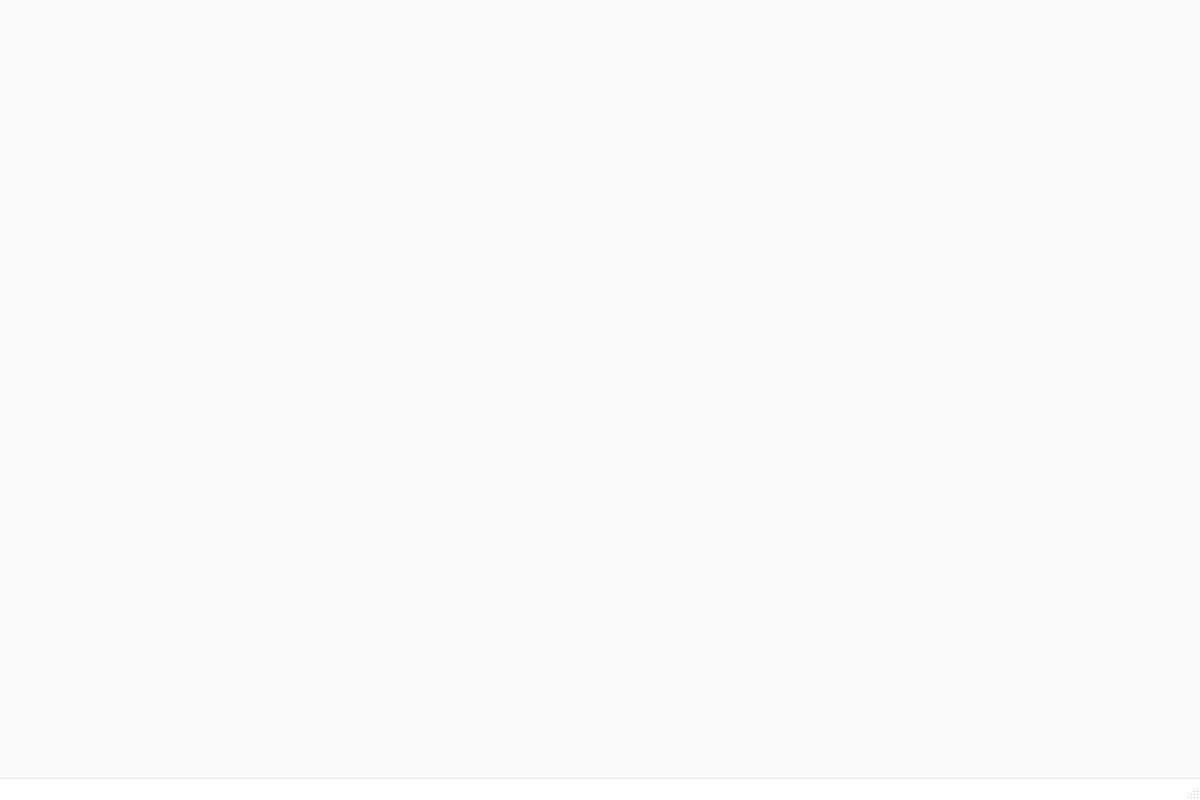
<?xml version="1.0" encoding="UTF-8"?>
<ui version="4.0">
 <class>MainWindow</class>
 <widget class="QMainWindow" name="MainWindow">
  <property name="geometry">
   <rect>
    <x>0</x>
    <y>0</y>
    <width>1200</width>
    <height>800</height>
   </rect>
  </property>
  <property name="windowTitle">
   <string>henlladev Video Manager</string>
  </property>
  <property name="styleSheet">
   <string notr="true">QMainWindow {
    background-color: #F9FAFB;
}

QStatusBar {
    background-color: #FFFFFF;
    color: #64748B;
    border-top: 1px solid #E2E8F0;
}</string>
  </property>
  <widget class="QWidget" name="centralwidget">
   <layout class="QVBoxLayout" name="verticalLayout">
    <property name="spacing">
     <number>15</number>
    </property>
    <property name="leftMargin">
     <number>0</number>
    </property>
    <property name="topMargin">
     <number>0</number>
    </property>
    <property name="rightMargin">
     <number>0</number>
    </property>
    <property name="bottomMargin">
     <number>0</number>
    </property>
    <item>
     <widget class="QWidget" name="headerContainer" native="true">
      <property name="minimumSize">
       <size>
        <width>0</width>
        <height>70</height>
       </size>
      </property>
      <property name="maximumSize">
       <size>
        <width>16777215</width>
        <height>70</height>
       </size>
      </property>
     </widget>
    </item>
    <item>
     <widget class="QStackedWidget" name="mainStackedWidget">
      <property name="currentIndex">
       <number>0</number>
      </property>
      <widget class="QWidget" name="uploadPage">
       <layout class="QVBoxLayout" name="verticalLayout_2">
        <property name="leftMargin">
         <number>30</number>
        </property>
        <property name="topMargin">
         <number>15</number>
        </property>
        <property name="rightMargin">
         <number>30</number>
        </property>
        <property name="bottomMargin">
         <number>15</number>
        </property>
        <item>
         <widget class="QWidget" name="manualUploadContainer" native="true"/>
        </item>
       </layout>
      </widget>
      <widget class="QWidget" name="settingsPage"/>
      <widget class="QWidget" name="historyPage"/>
      <widget class="QWidget" name="journalPage"/>
      <widget class="QWidget" name="helpPage"/>
     </widget>
    </item>
   </layout>
  </widget>
  <widget class="QStatusBar" name="statusbar">
   <property name="statusTip">
    <string/>
   </property>
  </widget>
 </widget>
 <resources/>
 <connections/>
</ui>
